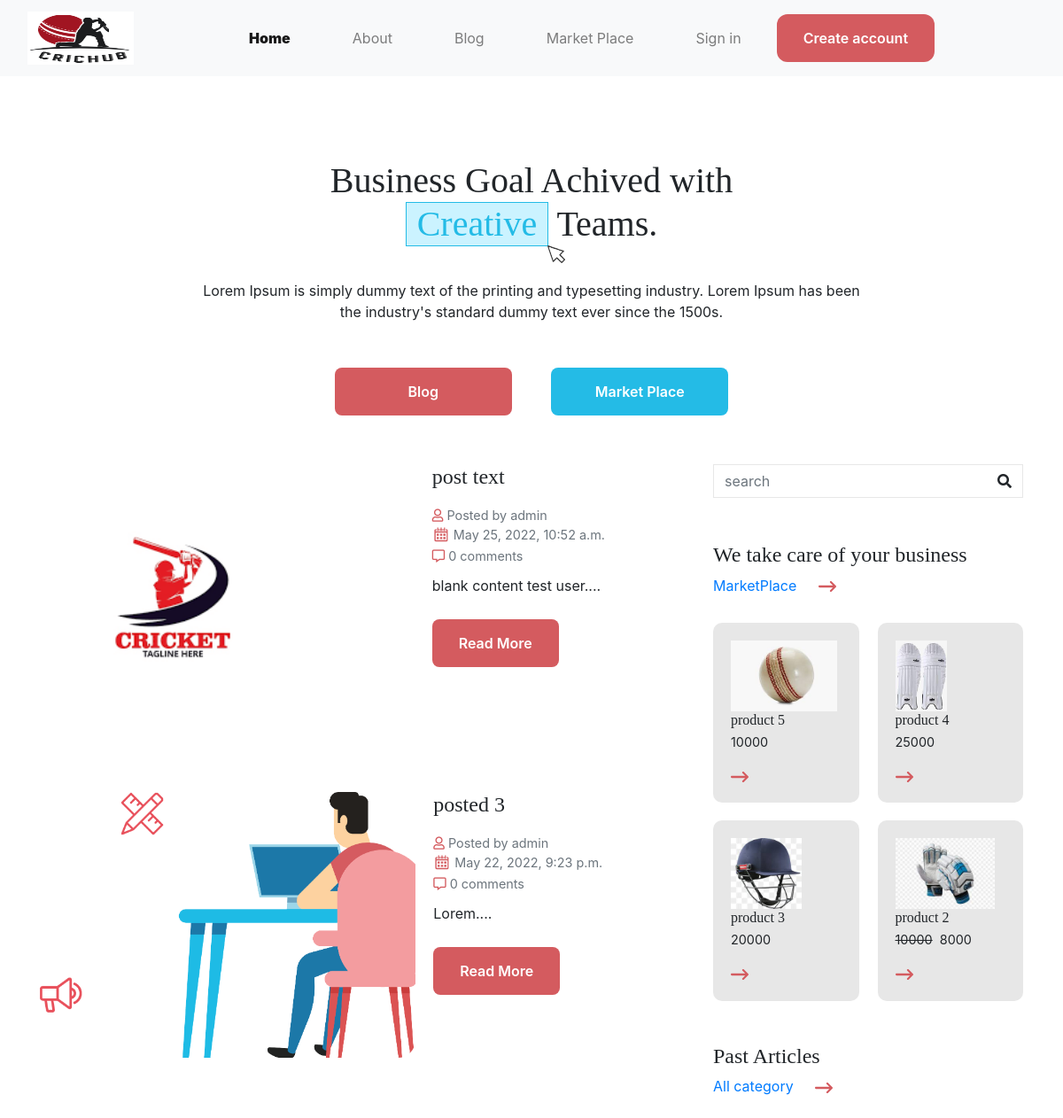
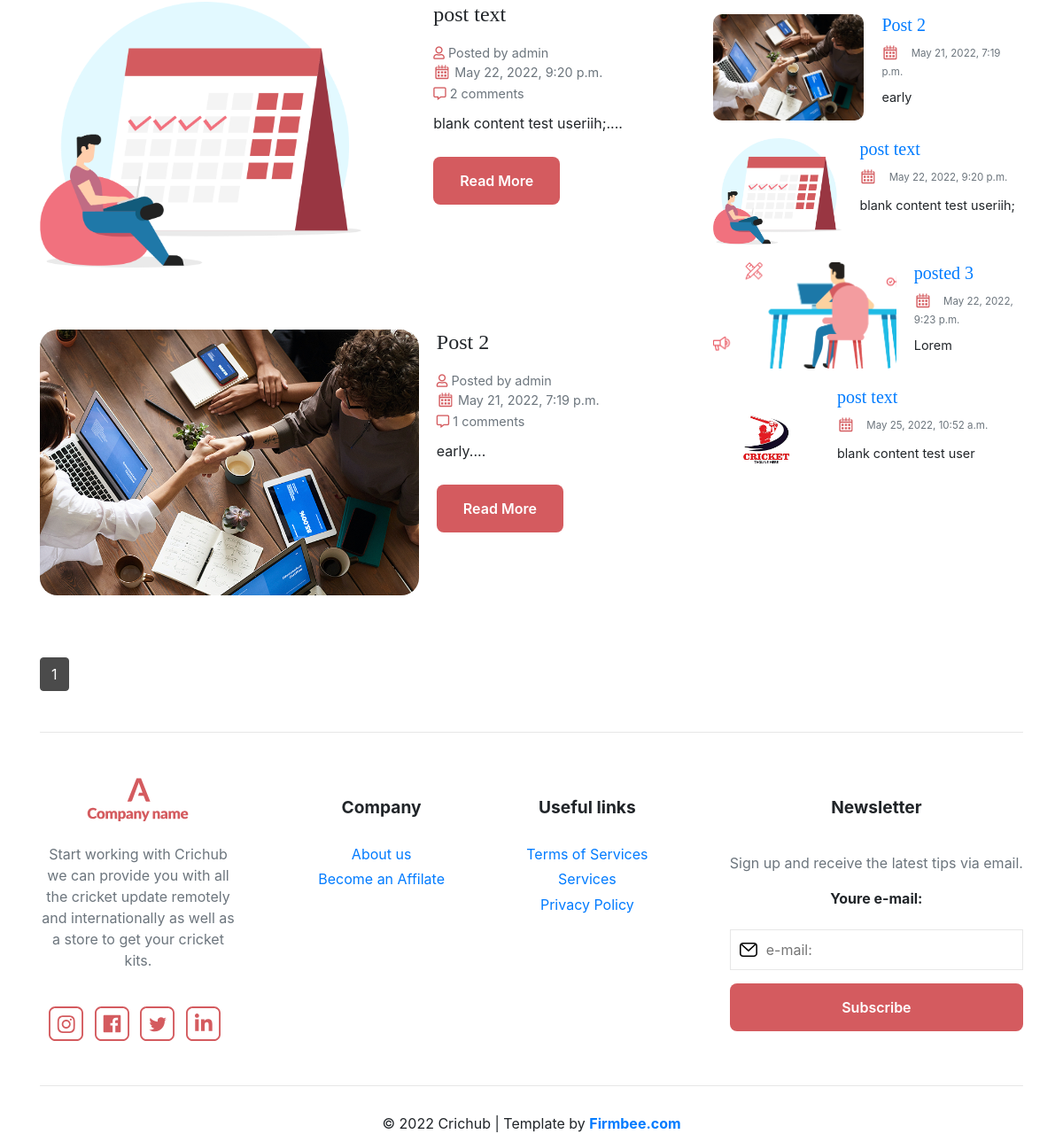
Screenshot of /blog/ with the database file from the repository (2 pictures, top to bottom).
### core/models.py (models this page shows, shortened)
class Post(models.Model):
    author = models.ForeignKey(User, on_delete=models.CASCADE,related_name='tag')
    title = models.CharField(max_length = 150)
    content = models.TextField()
    video = models.FileField(upload_to='video/',null=True, blank=True)
    image = models.ImageField(upload_to = 'image/',blank=True,null=True)
    publish_date = models.DateTimeField(null=True, blank=True)
    created_date = models.DateTimeField(auto_now_add=True)
    def get_absolute_url(self):
        return reverse('blog:post_detail', kwargs={'id': self.id})

### store/models.py (models this page shows, shortened)
class Item(models.Model):
    Dis_image=models.ImageField(upload_to="Items_imgs/")
    category = models.ForeignKey("Category", verbose_name=("cats"), on_delete=models.CASCADE)
    name = models.CharField(max_length=25,unique=True)
    status=models.BooleanField(default=True)
    label = models.CharField(choices=LABEL_CHOICES,max_length=2,null=True,blank=True)
    label_text = models.CharField(choices=text_label,max_length=10,null=True,blank=True)
    price = models.PositiveIntegerField(default=800)
    discount_price = models.PositiveIntegerField(null=True,blank=True)
    description =models.TextField(default="lorem")
    slug = models.SlugField(max_length=400)
    class Meta:
        verbose_name = ("Items")
        verbose_name_plural = ("Items")

### core/views.py (the view)
# urls.py: path("", HomeView),
def HomeView(request):
    post =Post.objects.order_by('-publish_date').filter(publish_date__lt=timezone.now())
    page = request.GET.get('page', 1)
    paginator = Paginator(post, 10)
    try:
        posts = paginator.page(page)
    except PageNotAnInteger:
        posts = paginator.page(1)
    except EmptyPage:
        posts = paginator.page(paginator.num_pages)
    posted =Post.objects.order_by('publish_date').filter(publish_date__lt=timezone.now())
    page = request.GET.get('page', 1)
    paginator = Paginator(posted, 10)
    try:
        past = paginator.page(page)
    except PageNotAnInteger:
        past = paginator.page(1)
    except EmptyPage:
        past = paginator.page(paginator.num_pages)
    product  = Item.objects.all().order_by('-id')
    page = request.GET.get('page', 1)
    paginator = Paginator(product, 4)
    try:
        page_obj = paginator.page(page)
    except PageNotAnInteger:
        page_obj = paginator.page(1)
    except EmptyPage:
        page_obj = paginator.page(paginator.num_pages)
    return render(request,'blog/home-page.html',{
                                                'past':past,
                                                'posts':posts,
                                                'page_obj':page_obj,
    })

### template/blog/home-page.html (shortened to what this page needs)
{% extends 'base.html' %}
{% load static %}
{%block content %}
      <main>
        <div class="container">
          <div class="intro text-center" >
            <h1>Business Goal Achived with <br> <span class="blue-frame">Creative</span> Teams.</h1>
            <p class="front-page">Lorem Ipsum is simply dummy text of the printing and typesetting industry. Lorem Ipsum has been <br>
              the industry's standard dummy text ever since the 1500s.</p>
              <a href="#blog" class="main-btn">Blog</a>
              <a href="/marketplace" class="blue-btn">Market Place</a>
          </div>
          <div class="row" >
            <div class="col-lg-8">
              <div class="all-posts" id="blog">
                {% for post in posts %}
                <div class="post-item">
                  <div class="post-img"><img src="{{post.image.url}}" alt=""></div>
                  <div class="post-main-info">
                    <h4>{{post.title}}</h4>
                    <div class="post-meta text-muted">
                  <span><i class="far fa-user"></i> Posted by {{post.author}}</span>
                  <span><img style="width: 20px;" src="{% static 'img/icon/calendar.svg' %}" alt=""> {{post.publish_date}}</span>
                  <span><i class="far fa-comment-alt"></i>
                    {% if post.comments  %}{{ post.comments.count }}{%else%}0{% endif %}  comments</span>
                  </div>
                    <p>{{post.content|safe|truncatewords:30|urlize}}....</p>
                    <a href="{{post.get_absolute_url}}" class="main-btn">Read More</a>
                  </div>
                </div>
                {% endfor %}
              </div>
              <nav aria-label="blog navigation">
                <ul class="pagination">
                  {% if posts %}
                      {% for i in posts.paginator.page_range %}
                      {% if posts.number == i %}
                    <li class="page-item"><a class="page-link active" href="#">{{1}}</a></li>
                      {% else %}
                      <li class="page-item"><a class="page-link" href="?page={{ i }}">{{ i }}</a></li>
                      {% endif %}
                    {% endfor %}
                  {% endif %}
                </ul>
              </nav>
            </div>
            <div class="sidebar col-lg-4">
              <div class="input-group">
                <div class="form-outline">
                  <input id="search-input" type="search" id="form1" class="form-control" placeholder="search" />
                </div>
                <button id="search-button" type="button" class="btn dark">
                  <i class="fas fa-search"></i>
                </button>
              </div>
              <div class="sidebar-category">
                <h4>We take care of your business</h4>
                <a href="/marketplace">MarketPlace <img style="width: 20px; margin-left: 20px;" src="static/img/icon/arrow-right-icon.svg" alt=""></a>
                <div class="category">
                  {% for item in page_obj %}
                  <div class="category-item">
                    <img class="center" height='80px' width="auto" src="{{item.Dis_image.url}}" alt="">
                    <h6 class="category-title">{{item.name}}</h6>
                    <p> {% if item.discount_price %}
                      <span class="mr-1">
                          <del>{{item.price}}</del>
                      </span>
                      <span>{{item.discount_price}}</span>
                      {% else%}
                      <span>{{item.price}}</span>
                      {% endif %}</p>
                    <a href=""><img style="width: 20px;" src="img/icon/arrow-right-icon.svg" alt=""></a>
                  </div>
                  {% endfor %}
                </div>
              </div>
              <div class="recent-posts my-5">
                <h4>Past Articles</h4>
                <a href="">All category
                  <img style="width: 20px; margin-left: 20px;" src="static/img/icon/arrow-right-icon.svg" alt=""></a>
              <div class="latest-articles-wrapper">
                {% for past in past %}
                <div class="article">
                  <div class="arcticle-photo"><img src="{{past.image.url}}" alt=""></div>
                  <div class="article-text">
                  <a href="{{past.get_absolute_url}}"><h5 class="title">{{past.title}}</h5></a>
                  <p class="article-meta"><img src="static/img/icon/calendar.svg" alt="">
                    <span class="data text-muted">{{past.publish_date}}</span></p>
                  <p>{{past.content|safe|truncatewords:10|urlize}} </p>
                  </div>
                </div>
                {% endfor %}
              </div>
            </div>
            </div>
          </div>
        </div>
      </main>
{% endblock content %}

### template/base.html (shortened to what this page needs)
<!DOCTYPE html>
{% load static %}
{% load account %}
{% load cart_template_tags %}
<html lang="en">
<head>
    <link href="https://cdn.jsdelivr.net/npm/bootstrap@5.1.0/dist/css/bootstrap.min.css" rel="stylesheet">
    <link rel="stylesheet" href="https://use.typekit.net/rrg4put.css">
    <link rel="stylesheet" href="{% static 'css/main.css' %}">
    <link rel="stylesheet" href="https://use.fontawesome.com/releases/v5.11.2/css/all.css">
  <link href="{% static 'css/bootstrap.min.css' %}" rel="stylesheet">
  <link href="{% static 'css/style.min.css' %}" rel="stylesheet">
</head>
<body>
      <nav class="navbar navbar-expand-lg navbar-light bg-light fixed-top scrolling-navbar">
        <div class="container-fluid">
          <a class="navbar-brand waves-effect" href="/blog">
            <img width="50px" height="60px" src="{% static 'img/download1.png' %}"  alt=""></a>
          <div class="collapse navbar-collapse" id="navbarNav">
            <ul class="navbar-nav ">
              <li class="nav-item">
                <a class="nav-link  active " href="/blog">Home</a>
              </li>
              <li class="nav-item">
                <a class="nav-link" href="{% url 'blog:aboutus' %}">About</a>
              </li>
              <li class="nav-item">
                <a class="nav-link" href="/blog">Blog</a>
              </li>
              <li class="nav-item">
                <a class="nav-link" href="/marketplace">Market Place</a>
              </li>
            </ul>
            <ul class="right navbar-nav ">
                {% if request.user.is_authenticated %}
                    <li class="nav-item">
                        <a class="nav-link text-muted" href="">Welcome : {% user_display user %},</a>
                    </li>
                    <li class="nav-item">
                      <a href="{% url 'store:cart-order' %}" class="nav-link waves-effect">
                        <span class="z-depth-1 mr-1" > {{request.user|cart_item_count}} </span>
                        <i class="fas fa-shopping-cart"></i>
                        <span class="clearfix d-none d-sm-inline-block"> Cart </span>
                      </a>
                    </li>
                    <li class="nav-item create-account">
                        <a class="nav-link" href="{% url 'account_logout' %}">Sign out</a>
                    </li>
                {% else %}
                    <li class="nav-card-item-right">
                        <a class="nav-link" href="{% url 'account_login' %}">Sign in</a>
                    </li>
                    <li class="nav-card-item-right create-account">
                        <a class="nav-link" href="{% url 'account_signup' %}">Create account</a>
                    </li>
                {% endif %}
            </ul>
          </div>
        </div>
      </nav>
      {%block content %}
      {% endblock content %}
     <footer>
        <div class="container text-center text-md-start">
          <div class="footer-wrap">
            <div class="about">
              <img src="img/icon/company-logo.svg" alt="">
              <p class="text-muted py-4">
                Start working with Crichub
                 we can provide you with all the cricket update remotely and internationally as well as a store to get your cricket kits.
              </p>
              <div class="social-media">
                <a href="" class="me-2 text-reset"><img src="{% static 'img/icon/instagram-icon.svg' %}" alt=""></a>
                  <a href="" class="me-2 text-reset"><img src="{% static 'img/icon/facebook-icon.svg' %}" alt=""></a>
                  <a href="" class="me-2 text-reset"><img src="{% static 'img/icon/twitter-icon.svg' %}" alt=""></a>
                  <a href="" class="me-2 text-reset"><img src="{% static 'img/icon/linkedin-icon.svg' %}" alt=""></a>
              </div>
            </div>
            <div class="company">
              <p class="fw-bold">Company</p>
              <p><a href="{% url 'blog:aboutus' %}">About us</a></p>
              <p><a href="{% url 'blog:aboutus' %}">Become an Affilate</a></p>
            </div>
            <div class="useful-links">
              <p class="fw-bold">Useful links</p>
              <p><a href="">Terms of Services</a></p>
              <p><a href="">Services</a></p>
              <p><a href="">Privacy Policy</a></p>
            </div>
            <div class="newsletter">
              <p class="fw-bold">Newsletter</p>
              <p class="text-muted">Sign up and receive the latest tips
                via email.</p>
                <form id="subscribe" action="">
                  <label for="email">Youre e-mail:</label>
                  <input type="email" placeholder="e-mail:" name="email" required>
                  <button type="submit" class="main-btn">Subscribe</button>
                </form>
            </div>
          </div>
          <div class="copyright">
            <p>&copy; 2022 Crichub | Template by <a href="https://firmbee.com/solutions/freelancer-management-system/" title="Firmbee - Freelancer
              Management System">Firmbee.com</a></p>
        </div>
        </div>
    </footer>
</body>
</html>

### rows the page displays
Post: image (picture), title "post text", author "admin", publish_date "May 25, 2022, 10:52 a.m.", comments.count "0", content "blank content test user"
Post: image (picture), title "posted 3", author "admin", publish_date "May 22, 2022, 9:23 p.m.", comments.count "0", content "Lorem"
Post: image (picture), title "post text", author "admin", publish_date "May 22, 2022, 9:20 p.m.", comments.count "2", content "blank content test useriih;"
Post: image (picture), title "Post 2", author "admin", publish_date "May 21, 2022, 7:19 p.m.", comments.count "1", content "early"
Item: Dis_image (picture), name "product 5", price "10000"
Item: Dis_image (picture), name "product 4", price "25000"
Item: Dis_image (picture), name "product 3", price "20000"
Item: Dis_image (picture), name "product 2", price "10000", discount_price "8000"

### other values shown
{{ 1 }} "1"
